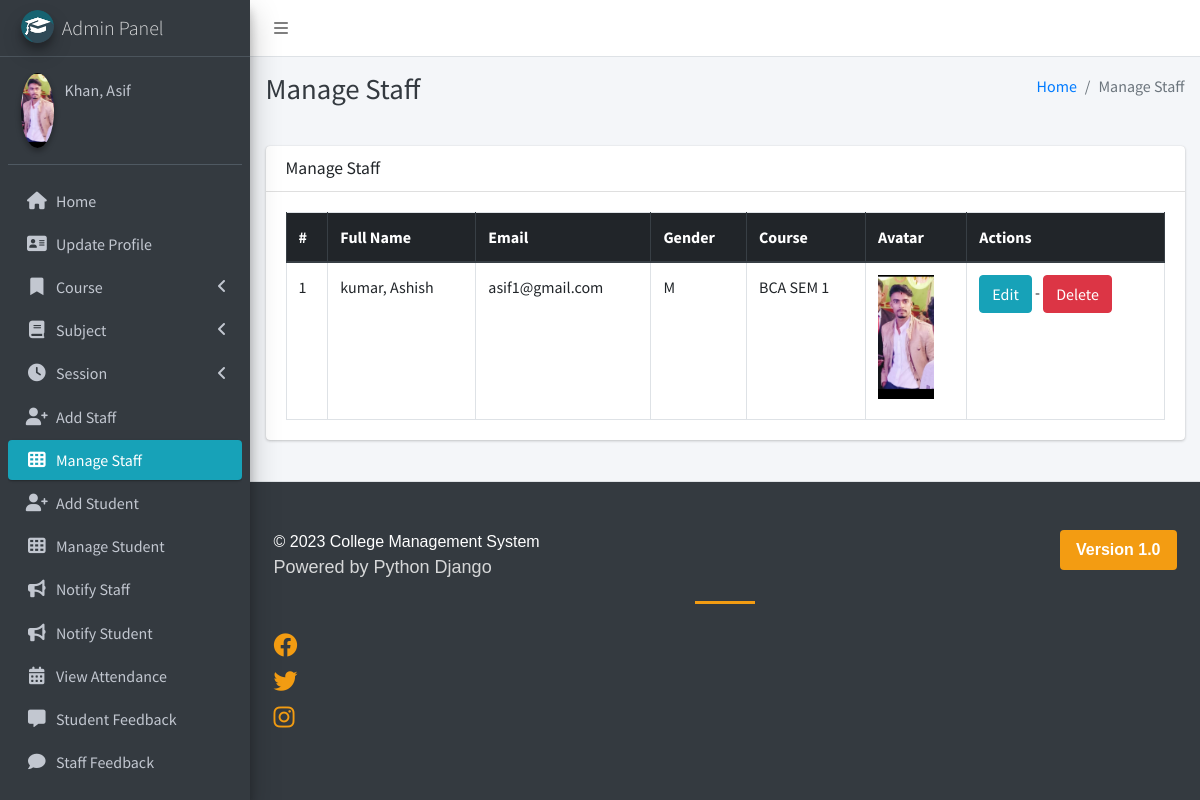
Page /staff/manage/ (signed in) on the committed database.
### main_app/models.py (models this page shows, shortened)
class CustomUser(AbstractUser):
    USER_TYPE = ((1, "HOD"), (2, "Staff"), (3, "Student"))
    GENDER = [("M", "Male"), ("F", "Female")]
    username = None  # Removed username, using email instead
    email = models.EmailField(unique=True)
    user_type = models.CharField(default=1, choices=USER_TYPE, max_length=1)
    gender = models.CharField(max_length=1, choices=GENDER)
    profile_pic = models.ImageField()
    address = models.TextField()
    fcm_token = models.TextField(default="")  # For firebase notifications
    created_at = models.DateTimeField(auto_now_add=True)
    updated_at = models.DateTimeField(auto_now=True)
    USERNAME_FIELD = "email"
    REQUIRED_FIELDS = []
    objects = CustomUserManager()
    def __str__(self):
        return self.last_name + ", " + self.first_name

class Staff(models.Model):
    course = models.ForeignKey(Course, on_delete=models.DO_NOTHING, null=True, blank=False)
    admin = models.OneToOneField(CustomUser, on_delete=models.CASCADE)

class Course(models.Model):
    name = models.CharField(max_length=120)
    created_at = models.DateTimeField(auto_now_add=True)
    updated_at = models.DateTimeField(auto_now=True)

### main_app/hod_views.py (the view)
# urls.py: path("staff/manage/", hod_views.manage_staff, name='manage_staff'),
def manage_staff(request):
    allStaff = CustomUser.objects.filter(user_type=2)
    context = {
        'allStaff': allStaff,
        'page_title': 'Manage Staff'
    }
    return render(request, "hod_template/manage_staff.html", context)

### main_app/templates/hod_template/manage_staff.html
{% extends 'main_app/base.html' %}
{% load static %}
{% block page_title %}{{page_title}}{% endblock page_title %}
{% block content %}
<section class="content">
    <div class="container-fluid">
        <div class="row">
            <div class="col-md-12">
                <div class="card">
                    <div class="card-header">
                        <h3 class="card-title">{{page_title}}</h3>
                    </div>
                    <div class="card-body">
                        <table id="example2" class="table table-bordered table-hover">
                            <thead class="thead-dark">
                                <tr>
                                    <th>#</th>
                                    <th>Full Name</th>
                                    <th>Email</th>
                                    <th>Gender</th>
                                    <th>Course</th>
                                    <th>Avatar</th>
                                    <th>Actions</th>
                                </tr>
                            </thead>
                            <tbody>
                                {% for staff in allStaff %}
                                <tr>
                                    <td>{{ forloop.counter }}</td>
                                    <td>{{staff.last_name}}, {{staff.first_name}}</td>
                                    <td>{{staff.email}}</td>
                                    <td>{{staff.gender}}</td>
                                    <td>{{staff.staff.course.name}}</td>
                                    <td>
                                        {% if staff.profile_pic == ""  %}
                                        No Image
                                        {% else %}
                                        <img class="img img-fluid mb-2" height="56" width="56"
                                            src="{{staff.profile_pic}}" alt="">
                                        {% endif %}
                                    </td>
                                    <td>
                                        <a href="{% url 'edit_staff' staff.staff.id %}" class="btn btn-info">Edit</a> -
                                        <a href="{% url 'delete_staff' staff.staff.id %}" class="btn btn-danger" onclick="return confirm('Are you sure about this ?')">Delete</a>
                                    </td>
                                </tr>
                                {% endfor %}
                            </tbody>
                        </table>
                    </div>
                </div>
            </div>
        </div>
    </div>
</section>
{% endblock content %}

### main_app/templates/main_app/sidebar_template.html (shortened to what this page needs)
{% load static %}
<aside class="main-sidebar sidebar-dark-info elevation-4">
    {% if request.user.user_type == '1' %}
    <a href="{% url 'admin_home' %}" class="brand-link">
        <img src="{% static 'dist/img/cmsl.png' %} " alt="AdminLTE Logo"
            class="brand-image img-circle elevation-3" >
        <span class="brand-text font-weight-light">Admin Panel</span>
    </a>
    <div class="sidebar">
        <div class="user-panel mt-3 pb-3 mb-3 d-flex">
            <div class="image">
                <img src="{{ request.user.profile_pic}}" class="img-circle elevation-2" alt="User Image">
            </div>
            <div class="info">
                <a href="#" class="d-block">{{user}}</a>
            </div>
        </div>
        <nav class="mt-2">
            <ul class="nav nav-pills nav-sidebar flex-column" data-widget="treeview" role="menu" data-accordion="false">
                <li class="nav-item">
                    {% url 'admin_home' as admin_home %}
                    <a href="{{admin_home}}" class="nav-link {% if admin_home == request.path %} active {% endif %}">
                        <i class="nav-icon fas fa-home"></i>
                        <p>
                            Home
                        </p>
                    </a>
                </li>
                <li class="nav-item">
                    {% url 'admin_view_profile' as admin_view_profile %}
                    <a href="{{admin_view_profile}}"
                        class="nav-link {% if admin_view_profile == request.path %} active {% endif %}">
                        <i class="nav-icon fas fa-address-card"></i>
                        <p>
                            Update Profile
                        </p>
                    </a>
                </li>
                <li class="nav-item has-treeview">
                    <a href="#" class="nav-link">
                        <i class="nav-icon fas fa-bookmark"></i>
                        <p>
                            Course
                            <i class="fas fa-angle-left right"></i>
                        </p>
                    </a>
                </li>
                <li class="nav-item has-treeview">
                    <a href="#" class="nav-link">
                        <i class="nav-icon fas fa-book"></i>
                        <p>
                            Subject
                            <i class="fas fa-angle-left right"></i>
                        </p>
                    </a>
                </li>
                <li class="nav-item has-treeview">
                    <a href="#" class="nav-link">
                        <i class="nav-icon fas fa-clock"></i>
                        <p>
                            Session
                            <i class="fas fa-angle-left right"></i>
                        </p>
                    </a>
                </li>
                <li class="nav-item">
                    {% url 'add_staff' as add_staff %}
                    <a href="{{add_staff}}" class="nav-link {% if add_staff == request.path %} active {% endif %}">
                        <i class="nav-icon fas fa-user-plus"></i>
                        <p>
                            Add Staff
                        </p>
                    </a>
                </li>
                <li class="nav-item">
                    {% url 'manage_staff' as manage_staff %}
                    {% url 'edit_staff' staff_id as edit_staff %}
                    <a href="{{manage_staff}}"
                        class="nav-link {% if manage_staff == request.path or request.path == edit_staff %} active {% endif %}">
                        <i class="nav-icon fas fa-th"></i>
                        <p>
                            Manage Staff
                        </p>
                    </a>
                </li>
                <li class="nav-item">
                    {% url 'add_student' as add_student%}
                    <a href="{{add_student}}" class="nav-link  {% if add_student == request.path %} active {% endif %}">
                        <i class="nav-icon fas fa-user-plus"></i>
                        <p>
                            Add Student
                        </p>
                    </a>
                </li>
                <li class="nav-item">
                    {% url 'manage_student' as manage_student %}
                    {% url 'edit_student' student_id as edit_student %}
                    <a href="{{manage_student}}"
                        class="nav-link  {% if edit_student == request.path or manage_student == request.path %} active {% endif %}">
                        <i class="nav-icon fas fa-th"></i>
                        <p>
                            Manage Student
                        </p>
                    </a>
                </li>
                <li class="nav-item">
                    {% url 'admin_notify_staff' as admin_notify_staff %}
                    <a href="{{admin_notify_staff}}"
                        class="nav-link {% if admin_notify_staff == request.path %} active {% endif %}">
                        <i class="nav-icon fas fa-bullhorn"></i>
                        <p>
                            Notify Staff
                        </p>
                    </a>
                </li>
                <li class="nav-item">
                    {% url 'admin_notify_student' as admin_notify_student %}
                    <a href="{{admin_notify_student}}"
                        class="nav-link {% if admin_notify_student == request.path %} active {% endif %}">
                        <i class="nav-icon fas fa-bullhorn"></i>
                        <p>
                            Notify Student
                        </p>
                    </a>
                </li>
                <li class="nav-item">
                    {% url 'admin_view_attendance' as admin_view_attendance %}
                <li class="nav-item">
                    <a href="{{admin_view_attendance}}"
                        class="nav-link  {% if admin_view_attendance == request.path %} active {% endif %}">
                        <i class="nav-icon fas fa-calendar-alt"></i>
                        <p>
                            View Attendance
                        </p>
                    </a>
                </li>
                <li class="nav-item">
                    {% url 'student_feedback_message' as student_feedback_message %}
                    <a href="{{ student_feedback_message }}"
                        class="nav-link  {% if student_feedback_message == request.path %} active {% endif %}">
                        <i class="nav-icon fas fa-comment-alt"></i>
                        <p>
                            Student Feedback
                        </p>
                    </a>
                </li>
                <li class="nav-item">
                    {% url 'staff_feedback_message' as staff_feedback_message %}
                    <a href="{{staff_feedback_message}}"
                        class="nav-link   {% if staff_feedback_message == request.path %} active {% endif %}">
                        <i class="nav-icon fas fa-comment"></i>
                        <p>
                            Staff Feedback
                        </p>
                    </a>
                </li>
                <li class="nav-item">
                    {% url 'view_staff_leave' as view_staff_leave %}
                    <a href="{{view_staff_leave}}"
                        class="nav-link  {% if view_staff_leave == request.path %} active {% endif %}">
                    </a>
                </li>
                                        {% endif %}
                                    </ul>
                                </nav>
                            </div>
</aside>

### rows in the picture
CustomUser: user.profile_pic (picture), last_name+first_name "Khan, Asif"
CustomUser: last_name "kumar", first_name "Ashish", email "asif1@gmail.com", gender "M", staff.course.name "BCA SEM 1", profile_pic (picture)

### other values in the picture
{{ page_title }} "Manage Staff"
